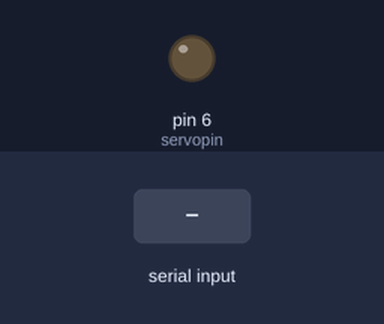
Recording of a sketch running on a simulated Arduino Uno, built with avr-gcc and run on an emulated ATmega328P. Shown: output pins drawn as LEDs (lit = HIGH). The inputs (shaded band) are chosen by the test bench. What the sketch prints to the serial monitor is not drawn.

Above: at 1.2 s.
1.3 s: "90,45\n" received over Serial
Timing chart, 0 to 4.3 s (numbered marks = the images above; inputs shaded):
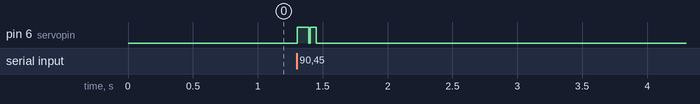

The sketch:

servomanuel.ino
```cpp
int servopin = 6;

void setup() {
    pinMode(servopin, OUTPUT);

    Serial.begin(9600);
    Serial.println("Ready!");
}

void loop() {
    if(Serial.available()) {
        double test = Serial.parseFloat();
        Serial.println(test);
        servoset(test, 6);
    }
}

void servoset(int x, int pin){
  int val = x;
  digitalWrite(pin,HIGH);
  delay(val);
  digitalWrite(pin,LOW);
  delay(10);
  Serial.println(x);
  Serial.println(val);
  }
```

Measured:
- after the input at 1.3 s, pin 6 (servopin): alternates HIGH for 0.07 s and LOW for 0.01 s, 4 changes in all, then stays LOW, starting at once
